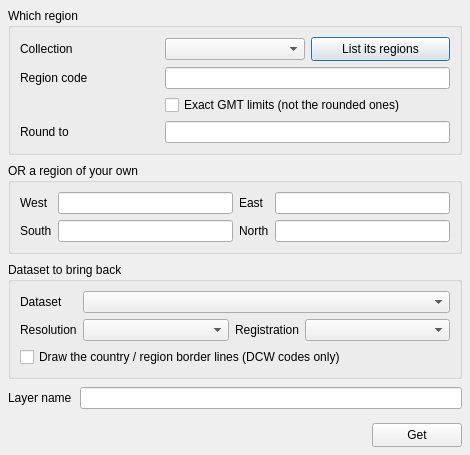
<?xml version="1.0" encoding="UTF-8"?>
<ui version="4.0">
 <class>EarthRegionsDialog</class>
 <widget class="QDialog" name="EarthRegionsDialog">
  <property name="geometry">
   <rect>
    <x>0</x>
    <y>0</y>
    <width>470</width>
    <height>360</height>
   </rect>
  </property>
  <property name="windowTitle">
   <string>Earth regions</string>
  </property>
  <layout class="QVBoxLayout" name="mainVerticalLayout">
   <property name="spacing">
    <number>8</number>
   </property>
   <property name="margin" stdset="0">
    <number>8</number>
   </property>
   <item>
    <widget class="QGroupBox" name="gb_pick">
     <property name="title">
      <string>Which region</string>
     </property>
     <layout class="QGridLayout" name="gridLayout_pick">
      <item row="0" column="0">
       <widget class="QLabel" name="lb_collection"><property name="text"><string>Collection</string></property></widget>
      </item>
      <item row="0" column="1">
       <widget class="QComboBox" name="cb_collection">
        <property name="toolTip"><string>A collection is a list of named regions. Listing one writes its codes, names and boundaries to this window's message pane, so a code can be copied into the box below.</string></property>
       </widget>
      </item>
      <item row="0" column="2">
       <widget class="QPushButton" name="push_list">
        <property name="minimumSize"><size><width>110</width><height>24</height></size></property>
        <property name="text"><string>List its regions</string></property>
        <property name="toolTip"><string>Print every region of the chosen collection: code, name and boundaries.</string></property>
       </widget>
      </item>
      <item row="1" column="0">
       <widget class="QLabel" name="lb_code"><property name="text"><string>Region code</string></property></widget>
      </item>
      <item row="1" column="1" colspan="2">
       <widget class="QLineEdit" name="edit_code">
        <property name="toolTip"><string>One region code (codes are unique across the collections), e.g. IHO31. For the DCW collection a comma-separated list of country codes works too, e.g. PT,ES,FR.</string></property>
       </widget>
      </item>
      <item row="2" column="1" colspan="2">
       <widget class="QCheckBox" name="chk_exact">
        <property name="text"><string>Exact GMT limits (not the rounded ones)</string></property>
        <property name="toolTip"><string>The collections carry boundaries rounded to friendlier numbers. Tick this to use GMT's own strict limits instead.</string></property>
       </widget>
      </item>
      <item row="3" column="0">
       <widget class="QLabel" name="lb_round"><property name="text"><string>Round to</string></property></widget>
      </item>
      <item row="3" column="1" colspan="2">
       <widget class="QLineEdit" name="edit_round">
        <property name="toolTip"><string>Optional: enlarge the boundaries to whole multiples of this step. A number, or inc/inc, or the four winc/einc/sinc/ninc; a string starting with +r, +R or +e is passed to GMT verbatim.</string></property>
       </widget>
      </item>
     </layout>
    </widget>
   </item>
   <item>
    <widget class="QGroupBox" name="gb_region">
     <property name="title">
      <string>OR a region of your own</string>
     </property>
     <property name="toolTip">
      <string>Filled in, these four take the place of the region code above: the data are fetched over exactly this box. Leave them empty to use the code.</string>
     </property>
     <layout class="QGridLayout" name="gridLayout_region">
      <item row="0" column="0">
       <widget class="QLabel" name="lb_xmin"><property name="text"><string>West</string></property></widget>
      </item>
      <item row="0" column="1">
       <widget class="QLineEdit" name="edit_xmin"/>
      </item>
      <item row="0" column="2">
       <widget class="QLabel" name="lb_xmax"><property name="text"><string>East</string></property></widget>
      </item>
      <item row="0" column="3">
       <widget class="QLineEdit" name="edit_xmax"/>
      </item>
      <item row="1" column="0">
       <widget class="QLabel" name="lb_ymin"><property name="text"><string>South</string></property></widget>
      </item>
      <item row="1" column="1">
       <widget class="QLineEdit" name="edit_ymin"/>
      </item>
      <item row="1" column="2">
       <widget class="QLabel" name="lb_ymax"><property name="text"><string>North</string></property></widget>
      </item>
      <item row="1" column="3">
       <widget class="QLineEdit" name="edit_ymax"/>
      </item>
     </layout>
    </widget>
   </item>
   <item>
    <widget class="QGroupBox" name="gb_what">
     <property name="title">
      <string>Dataset to bring back</string>
     </property>
     <layout class="QVBoxLayout" name="verticalLayout_what">
      <item>
       <widget class="QWidget" name="w_raster" native="true">
        <!-- Only the two combo columns stretch (0,1,0,1): the label columns take just their own
             width, so "Registration" sits against its box instead of being pushed away by the
             Resolution combo growing into the gap. -->
        <layout class="QGridLayout" name="gridLayout_raster" columnstretch="0,1,0,1">
         <property name="margin" stdset="0"><number>0</number></property>
         <item row="0" column="0">
          <widget class="QLabel" name="lb_dataset"><property name="text"><string>Dataset</string></property></widget>
         </item>
         <item row="0" column="1" colspan="3">
          <widget class="QComboBox" name="cb_dataset">
           <property name="toolTip"><string>One of GMT's remote datasets. earth_day and earth_night are IMAGES and are not tiled on the server, so the first use downloads the whole file.</string></property>
          </widget>
         </item>
         <item row="1" column="0">
          <widget class="QLabel" name="lb_res"><property name="text"><string>Resolution</string></property></widget>
         </item>
         <item row="1" column="1">
          <widget class="QComboBox" name="cb_res">
           <property name="toolTip"><string>Leave on "automatic" to let GMT pick a resolution that suits the region's extent. Not every dataset offers every resolution; the finest ones are refused where they do not exist.</string></property>
          </widget>
         </item>
         <item row="1" column="2">
          <widget class="QLabel" name="lb_registration">
           <property name="text"><string>Registration</string></property>
           <property name="alignment"><set>Qt::AlignRight|Qt::AlignVCenter</set></property>
          </widget>
         </item>
         <item row="1" column="3">
          <widget class="QComboBox" name="cb_registration">
           <property name="toolTip"><string>Gridline or pixel registration. A registration can only be asked for together with a resolution.</string></property>
          </widget>
         </item>
        </layout>
       </widget>
      </item>

      <item>
       <widget class="QCheckBox" name="chk_country">
        <property name="text"><string>Draw the country / region border lines (DCW codes only)</string></property>
        <property name="toolTip"><string>Draws the outline of the code above as a line overlay, on top of the grid or image just fetched. Only the DCW collection has border polygons, and only a code names one — four coordinates do not.</string></property>
       </widget>
      </item>
     </layout>
    </widget>
   </item>
   <item>
    <layout class="QHBoxLayout" name="horizontalLayout_name">
     <item>
      <widget class="QLabel" name="lb_name"><property name="text"><string>Layer name</string></property></widget>
     </item>
     <item>
      <widget class="QLineEdit" name="edit_name">
       <property name="toolTip"><string>Optional name for the new layer. Left empty, the region's code is used.</string></property>
      </widget>
     </item>
    </layout>
   </item>
   <item>
    <spacer name="verticalSpacer_bottom">
     <property name="orientation"><enum>Qt::Orientation::Vertical</enum></property>
     <property name="sizeType"><enum>QSizePolicy::Policy::Fixed</enum></property>
     <property name="sizeHint" stdset="0"><size><width>20</width><height>6</height></size></property>
    </spacer>
   </item>
   <item>
    <layout class="QHBoxLayout" name="horizontalLayout_buttons">
     <item>
      <spacer name="buttonsSpacer">
       <property name="orientation"><enum>Qt::Orientation::Horizontal</enum></property>
       <property name="sizeHint" stdset="0"><size><width>40</width><height>20</height></size></property>
      </spacer>
     </item>
     <item>
      <widget class="QPushButton" name="push_compute">
       <property name="minimumSize"><size><width>90</width><height>24</height></size></property>
       <property name="text"><string>Get</string></property>
      </widget>
     </item>
    </layout>
   </item>
  </layout>
 </widget>
 <resources/>
 <connections/>
</ui>
